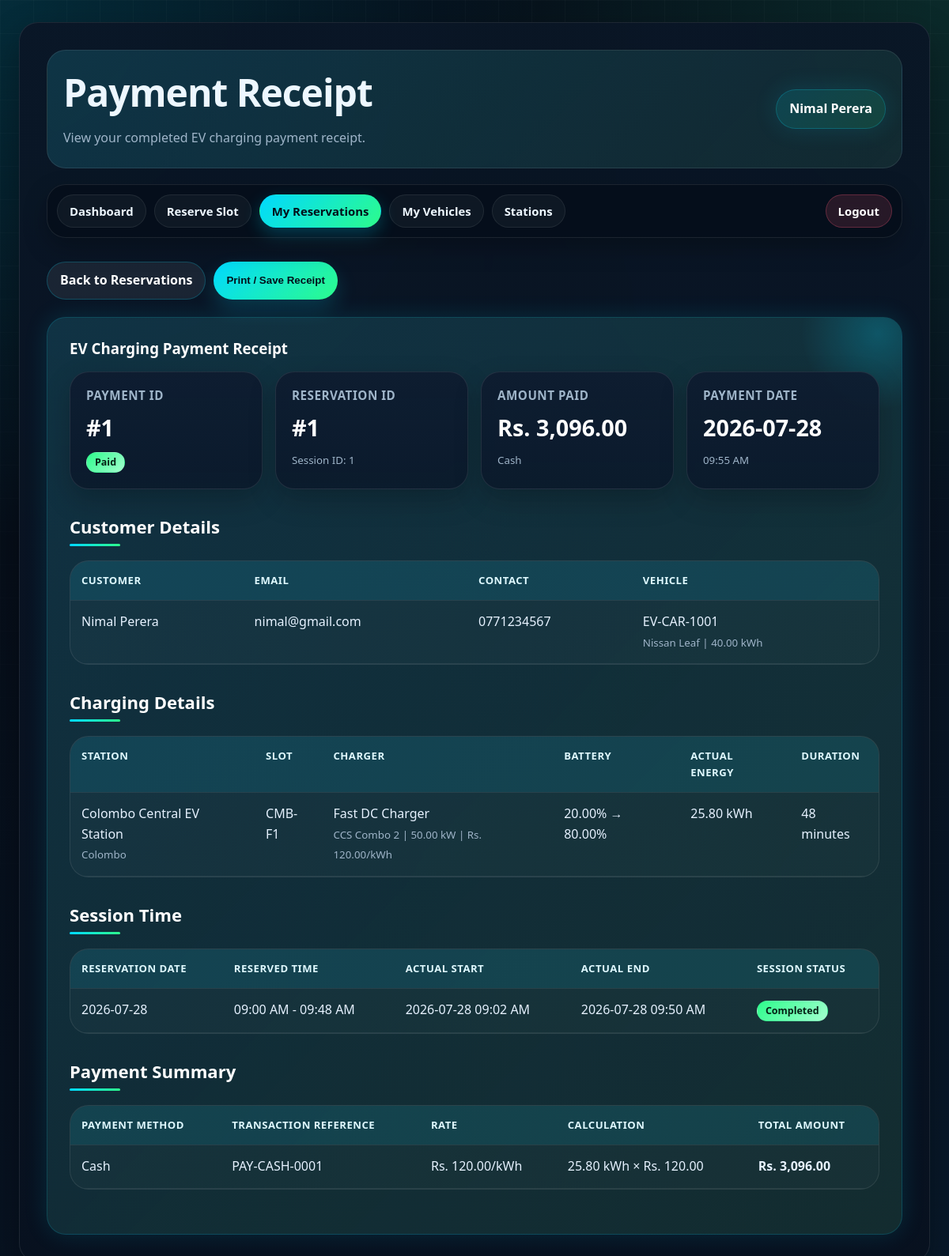
The app's page /payment_receipt.php?reservation_id=1 (signed in) with its own data.
### tables this page shows
CREATE TABLE `reservations` (
  `reservation_id` int(11) NOT NULL,
  `user_id` int(11) NOT NULL,
  `vehicle_id` int(11) NOT NULL,
  `slot_id` int(11) NOT NULL,
  `reservation_date` date NOT NULL,
  `start_time` time NOT NULL,
  `end_time` time NOT NULL,
  `status` enum('Pending','Confirmed','Completed','Cancelled','No Show') NOT NULL DEFAULT 'Pending',
  `created_at` timestamp NOT NULL DEFAULT current_timestamp(),
  `current_battery_percent` decimal(5,2) DEFAULT 0.00,
  `target_battery_percent` decimal(5,2) DEFAULT 80.00,
  `required_energy_kwh` decimal(8,2) DEFAULT 0.00,
  `estimated_duration_min` int(11) DEFAULT 0,
  `estimated_energy_kwh` decimal(8,2) DEFAULT 0.00,
  `estimated_cost` decimal(10,2) DEFAULT 0.00
);

CREATE TABLE `payments` (
  `payment_id` int(11) NOT NULL,
  `session_id` int(11) NOT NULL,
  `amount` decimal(10,2) NOT NULL,
  `payment_method` enum('Cash','Card','Online') NOT NULL,
  `payment_date` datetime NOT NULL DEFAULT current_timestamp(),
  `payment_status` enum('Paid','Failed','Refunded') NOT NULL DEFAULT 'Paid',
  `transaction_ref` varchar(100) DEFAULT NULL,
  `created_at` timestamp NOT NULL DEFAULT current_timestamp()
);

CREATE TABLE `charging_sessions` (
  `session_id` int(11) NOT NULL,
  `reservation_id` int(11) NOT NULL,
  `actual_start_time` datetime NOT NULL,
  `actual_end_time` datetime DEFAULT NULL,
  `energy_consumed_kwh` decimal(8,2) DEFAULT 0.00,
  `session_duration_min` int(11) DEFAULT 0,
  `charging_cost` decimal(10,2) DEFAULT 0.00,
  `status` enum('In Progress','Completed','Stopped') NOT NULL DEFAULT 'In Progress',
  `created_at` timestamp NOT NULL DEFAULT current_timestamp()
);

CREATE TABLE `users` (
  `user_id` int(11) NOT NULL,
  `full_name` varchar(100) NOT NULL,
  `email` varchar(100) NOT NULL,
  `password` varchar(255) NOT NULL,
  `contact_number` varchar(15) DEFAULT NULL,
  `user_role` enum('Admin','User') NOT NULL DEFAULT 'User',
  `created_at` timestamp NOT NULL DEFAULT current_timestamp()
);

CREATE TABLE `vehicles` (
  `vehicle_id` int(11) NOT NULL,
  `user_id` int(11) NOT NULL,
  `vehicle_number` varchar(20) NOT NULL,
  `vehicle_model` varchar(80) NOT NULL,
  `battery_capacity` decimal(6,2) NOT NULL,
  `created_at` timestamp NOT NULL DEFAULT current_timestamp()
);

CREATE TABLE `charging_stations` (
  `station_id` int(11) NOT NULL,
  `station_name` varchar(120) NOT NULL,
  `location` varchar(200) NOT NULL,
  `contact_number` varchar(15) DEFAULT NULL,
  `total_slots` int(11) NOT NULL DEFAULT 0,
  `created_at` timestamp NOT NULL DEFAULT current_timestamp()
);

CREATE TABLE `charging_slots` (
  `slot_id` int(11) NOT NULL,
  `station_id` int(11) NOT NULL,
  `type_id` int(11) NOT NULL,
  `slot_number` varchar(20) NOT NULL,
  `slot_status` enum('Available','Reserved','Charging','Out of Service') NOT NULL DEFAULT 'Available',
  `created_at` timestamp NOT NULL DEFAULT current_timestamp()
);

CREATE TABLE `charger_types` (
  `type_id` int(11) NOT NULL,
  `type_name` varchar(60) NOT NULL,
  `connector_type` varchar(60) NOT NULL,
  `power_output_kw` decimal(6,2) NOT NULL,
  `rate_per_kwh` decimal(10,2) NOT NULL
);

### payment_receipt.php (the view, shortened to what this page needs)
<?php
require_once "../config/db.php";
$user_id = $_SESSION["user_id"];
$reservation_id = intval($_GET["reservation_id"] ?? 0);
$stmt = $conn->prepare("
    SELECT
        r.reservation_id,
        r.reservation_date,
        r.start_time,
        r.end_time,
        r.status AS reservation_status,
        r.current_battery_percent,
        r.target_battery_percent,
        u.full_name,
        u.email,
        u.contact_number,
        v.vehicle_number,
        v.vehicle_model,
        v.battery_capacity,
        st.station_name,
        st.location,
        sl.slot_number,
        ct.type_name,
        ct.connector_type,
        ct.power_output_kw,
        ct.rate_per_kwh,
        s.session_id,
        s.actual_start_time,
        s.actual_end_time,
        s.energy_consumed_kwh,
        s.session_duration_min,
        s.charging_cost,
        s.status AS session_status,
        p.payment_id,
        p.amount,
        p.payment_method,
        p.payment_date,
        p.payment_status,
        p.transaction_ref
    FROM reservations r
    JOIN users u ON r.user_id = u.user_id
    JOIN vehicles v ON r.vehicle_id = v.vehicle_id
    JOIN charging_slots sl ON r.slot_id = sl.slot_id
    JOIN charging_stations st ON sl.station_id = st.station_id
    JOIN charger_types ct ON sl.type_id = ct.type_id
    JOIN charging_sessions s ON r.reservation_id = s.reservation_id
    JOIN payments p ON s.session_id = p.session_id
    WHERE r.reservation_id = ?
      AND r.user_id = ?
");
$stmt->bind_param("ii", $reservation_id, $user_id);
$stmt->execute();
$receipt = $stmt->get_result()->fetch_assoc();
require_once "_user_header.php";
?>
<div class="page-actions print-btn">
    <a class="action-btn secondary" href="my_reservations.php">Back to Reservations</a>
    <button onclick="window.print()">Print / Save Receipt</button>
</div>
<div class="recommend-box">
    <h3>EV Charging Payment Receipt</h3>
    <div class="cards">
        <div class="card">
            <h3>Payment ID</h3>
            <p>#<?= $receipt["payment_id"] ?></p>
            <small>
                <span class="badge badge-paid">
                    <?= htmlspecialchars($receipt["payment_status"]) ?>
                </span>
            </small>
        </div>
        <div class="card">
            <h3>Reservation ID</h3>
            <p>#<?= $receipt["reservation_id"] ?></p>
            <small>Session ID: <?= $receipt["session_id"] ?></small>
        </div>
        <div class="card">
            <h3>Amount Paid</h3>
            <p>Rs. <?= number_format($receipt["amount"], 2) ?></p>
            <small><?= htmlspecialchars($receipt["payment_method"]) ?></small>
        </div>
        <div class="card">
            <h3>Payment Date</h3>
            <p><?= date("Y-m-d", strtotime($receipt["payment_date"])) ?></p>
            <small><?= date("h:i A", strtotime($receipt["payment_date"])) ?></small>
        </div>
    </div>
    <h2>Customer Details</h2>
    <div class="table-wrapper simple-table">
        <table>
            <tr>
                <th>Customer</th>
                <th>Email</th>
                <th>Contact</th>
                <th>Vehicle</th>
            </tr>
            <tr>
                <td><?= htmlspecialchars($receipt["full_name"]) ?></td>
                <td><?= htmlspecialchars($receipt["email"]) ?></td>
                <td><?= htmlspecialchars($receipt["contact_number"]) ?></td>
                <td>
                    <?= htmlspecialchars($receipt["vehicle_number"]) ?><br>
                    <small>
                        <?= htmlspecialchars($receipt["vehicle_model"]) ?> |
                        <?= $receipt["battery_capacity"] ?> kWh
                    </small>
                </td>
            </tr>
        </table>
    </div>
    <h2>Charging Details</h2>
    <div class="table-wrapper simple-table">
        <table>
            <tr>
                <th>Station</th>
                <th>Slot</th>
                <th>Charger</th>
                <th>Battery</th>
                <th>Actual Energy</th>
                <th>Duration</th>
            </tr>
            <tr>
                <td>
                    <?= htmlspecialchars($receipt["station_name"]) ?><br>
                    <small><?= htmlspecialchars($receipt["location"]) ?></small>
                </td>
                <td><?= htmlspecialchars($receipt["slot_number"]) ?></td>
                <td>
                    <?= htmlspecialchars($receipt["type_name"]) ?><br>
                    <small>
                        <?= htmlspecialchars($receipt["connector_type"]) ?> |
                        <?= $receipt["power_output_kw"] ?> kW |
                        Rs. <?= number_format($receipt["rate_per_kwh"], 2) ?>/kWh
                    </small>
                </td>
                <td>
                    <?= number_format($receipt["current_battery_percent"], 2) ?>%
                    →
                    <?= number_format($receipt["target_battery_percent"], 2) ?>%
                </td>
                <td>
                    <?= number_format($receipt["energy_consumed_kwh"], 2) ?> kWh
                </td>
                <td>
                    <?= $receipt["session_duration_min"] ?> minutes
                </td>
            </tr>
        </table>
    </div>
    <h2>Session Time</h2>
    <div class="table-wrapper simple-table">
        <table>
            <tr>
                <th>Reservation Date</th>
                <th>Reserved Time</th>
                <th>Actual Start</th>
                <th>Actual End</th>
                <th>Session Status</th>
            </tr>
            <tr>
                <td><?= htmlspecialchars($receipt["reservation_date"]) ?></td>
                <td>
                    <?= date("h:i A", strtotime($receipt["start_time"])) ?>
                    -
                    <?= date("h:i A", strtotime($receipt["end_time"])) ?>
                </td>
                <td>
                    <?= date("Y-m-d h:i A", strtotime($receipt["actual_start_time"])) ?>
                </td>
                <td>
                    <?= date("Y-m-d h:i A", strtotime($receipt["actual_end_time"])) ?>
                </td>
                <td>
                    <span class="badge badge-paid">
                        <?= htmlspecialchars($receipt["session_status"]) ?>
                    </span>
                </td>
            </tr>
        </table>
    </div>
    <h2>Payment Summary</h2>
    <div class="table-wrapper simple-table">
        <table>
            <tr>
                <th>Payment Method</th>
                <th>Transaction Reference</th>
                <th>Rate</th>
                <th>Calculation</th>
                <th>Total Amount</th>
            </tr>
            <tr>
                <td><?= htmlspecialchars($receipt["payment_method"]) ?></td>
                <td>
                    <?= htmlspecialchars($receipt["transaction_ref"] ?: "N/A") ?>
                </td>
                <td>
                    Rs. <?= number_format($receipt["rate_per_kwh"], 2) ?>/kWh
                </td>
                <td>
                    <?= number_format($receipt["energy_consumed_kwh"], 2) ?> kWh
                    ×
                    Rs. <?= number_format($receipt["rate_per_kwh"], 2) ?>
                </td>
                <td>
                    <strong>
                        Rs. <?= number_format($receipt["amount"], 2) ?>
                    </strong>
                </td>
            </tr>
        </table>
    </div>
</div>
<?php require_once "_user_footer.php"; ?>

### records on screen
reservations: payments.payment_id "1", payments.payment_status "Paid", reservation_id "1", charging_sessions.session_id "1", payments.amount "3,096.00", payments.payment_method "Cash", payments.payment_date "2026-07-28", payments.payment_date "09:55 AM", user.full_name "Nimal Perera", user.email "nimal@gmail.com", user.contact_number "0771234567", vehicle.vehicle_number "EV-CAR-1001", vehicle.vehicle_model "Nissan Leaf", vehicle.battery_capacity "40.00", charging_stations.station_name "Colombo Central EV Station", charging_stations.location "Colombo", slot.slot_number "CMB-F1", charger_types.type_name "Fast DC Charger", charger_types.connector_type "CCS Combo 2", charger_types.power_output_kw "50.00", charger_types.rate_per_kwh "120.00", current_battery_percent "20.00", target_battery_percent "80.00", charging_sessions.energy_consumed_kwh "25.80", charging_sessions.session_duration_min "48", reservation_date "2026-07-28", start_time "09:00 AM", end_time "09:48 AM", charging_sessions.actual_start_time "2026-07-28 09:02 AM", charging_sessions.actual_end_time "2026-07-28 09:50 AM", charging_sessions.status "Completed", payments.transaction_ref "PAY-CASH-0001"

### other values on screen
$page_title "Payment Receipt"
$page_subtitle "View your completed EV charging payment receipt."
$_SESSION["full_name"] "Nimal Perera"
